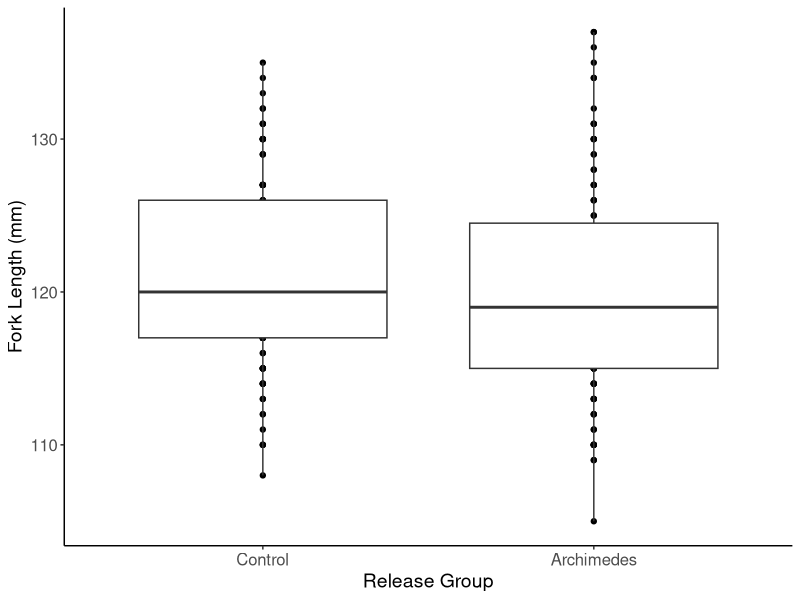

The R script that drew this image:
# reading in tagging data and release data
library(tidyverse)
library(here)

surg.dat <- read_csv(here("raw data","acoustic tagging.csv"))%>%
  mutate(release.date_trough = paste(release.date, trough, sep="_"))

a.rel.dat <- read_csv(here("raw data", "acoustic fish release data.csv"))%>%
  rename(release.date=date)%>%
  mutate(release.date_trough = paste(release.date, trough.section, sep="_"))


complete_dat <- surg.dat %>%
  merge(a.rel.dat, by="release.date_trough")

complete_dat %>%
  group_by(release.location)%>%
  summarise(n())

head(complete_dat)

size.plot <- complete_dat%>%
  filter(release.location %in% c("ham.us","ham.ds"))%>%
  mutate(release.location = fct_recode(release.location,
             Control = "ham.ds",
             Archimedes = "ham.us"))%>%
  ggplot(., aes(x=release.location, y=length))+
  geom_point()+
  geom_boxplot()+
  theme_classic()+
  labs(x="Release Group",y="Fork Length (mm)")+
  theme(axis.text=element_text(size=12),
        axis.title=element_text(size=14))

ggsave(size.plot, file=here("figures", "fish length by release group.png"),
                            width=6, height=6)
                          